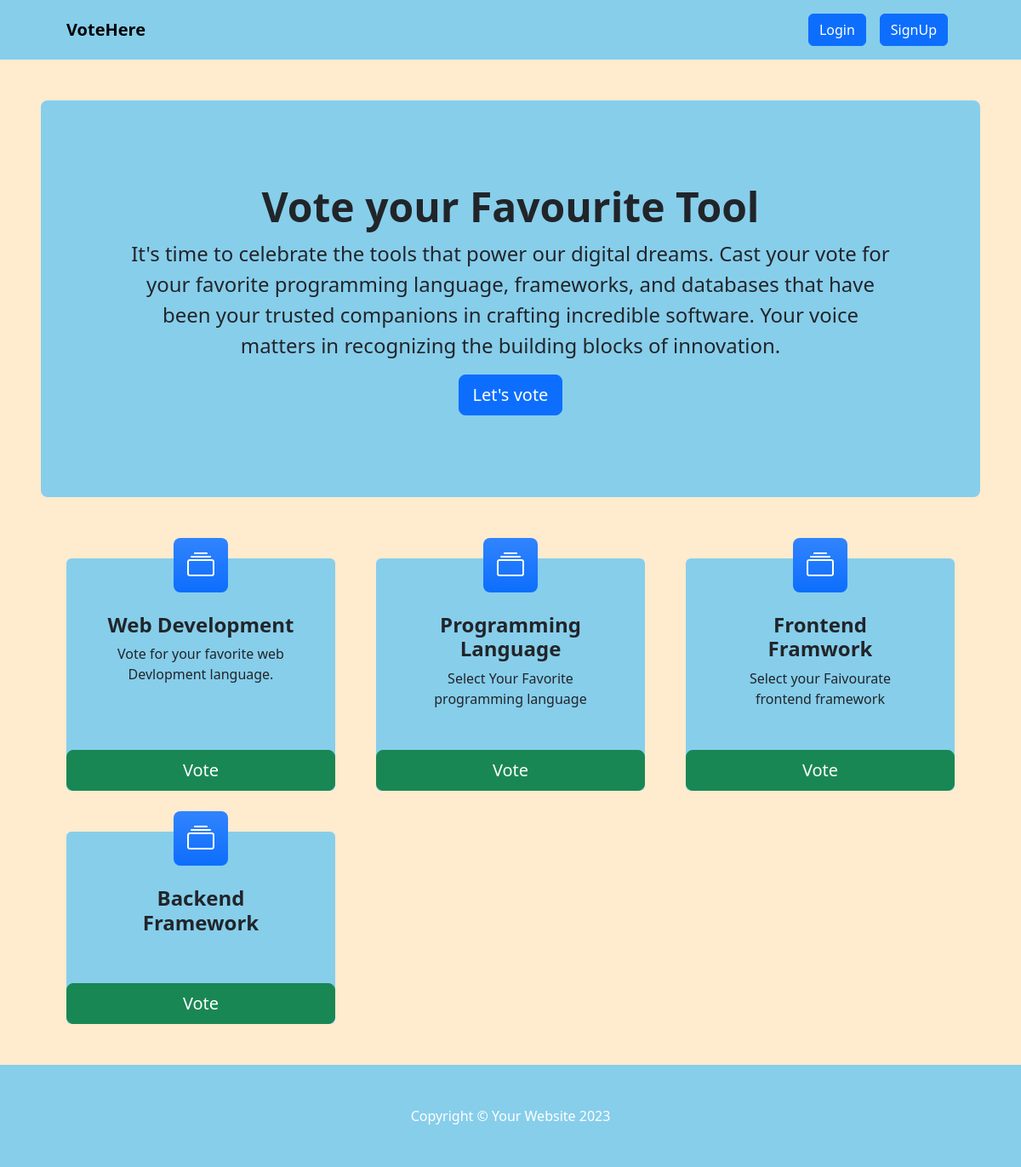
The page / on the database its author committed.
### voteapp/models.py (models this page shows, shortened)
class Category(models.Model):
    title = models.CharField(max_length=200)
    slug = models.SlugField(blank=True, null=True)
    description = models.TextField(blank=True, null=True)
    total_vote = models.IntegerField(default=0)
    voters = models.ManyToManyField(User, blank=True)

### voteapp/views.py (the view)
# urls.py: path("", views.index, name="index"),
def index(request):
    categories = Category.objects.all()
    context = {"categories":categories}
    return render(request, "index.html", context)

### voteapp/templates/index.html
{% extends 'base.html' %}
{% block content %}
<header class="py-5" >
    <div class="container-fluid px-lg-5">
        <div class="p-4 p-lg-5 rounded-3 text-center" style="background: skyblue;">
            <div class="m-4 m-lg-5">
                <h1 class="display-5 fw-bold">Vote your Favourite Tool</h1>
                <p class="fs-4">It's time to celebrate the tools that power our digital dreams. Cast your vote for your
                    favorite programming language, frameworks, and databases
                    that have been your trusted companions in crafting incredible software.
                    Your voice matters in recognizing the building blocks of innovation.</p>
                <a class="btn btn-primary btn-lg" href="#votingSection">Let's vote</a>
            </div>
        </div>
    </div>
</header>
<section class="pt-4" id="votingSection">
    <div class="container px-lg-5">
        <div class="row gx-lg-5">
            {% for category in categories %}
            <div class="col-lg-4 col-xxl-3 mb-5">
                <div class="card border-0 h-100" style="background: skyblue;">
                    <div class="card-body text-center p-4 p-lg-5 pt-0 pt-lg-0">
                        <div class="feature bg-primary bg-gradient text-white rounded-3 mb-4 mt-n4"><i
                                class="bi bi-collection"></i></div>
                        <h2 class="fs-4 fw-bold">{{category.title}}</h2>
                        <p class="mb-0">{{category.description | truncatechars:100}}</p>
                    </div>
                <a class="btn btn-success btn-lg" href="{% url 'detail' category.slug  %}">Vote</a>
                </div>
            </div>
            {% endfor %}
        </div>
    </div>
</section>
{% endblock content %}

### voteapp/static/css/style.css (style rules this page uses)
* { box-sizing: border-box; }

### rows shown on the page
Category: title "Web Development", description "Vote for your favorite web Devlopment language."
Category: title "Programming Language", description "Select Your Favorite programming language"
Category: title "Frontend Framwork", description "Select your Faivourate frontend framework"
Category: title "Backend Framework"
